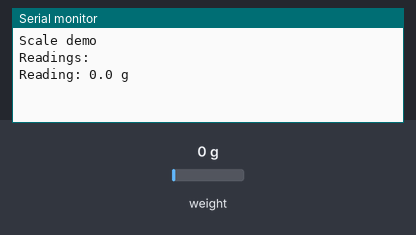
A sketch run on a simulated Arduino Uno, built with avr-gcc and run on an emulated ATmega328P. Parts: the last lines printed to the serial monitor. The inputs (shaded band) are chosen by the test bench; at power-on: weight on the scale 0 g.

Above: at 2.2 s.
2.3 s: weight on the scale set to 100 g
At 3.5 s:
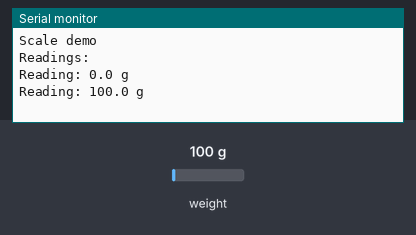
3.8 s: weight on the scale set to 1250 g
At 5.1 s:
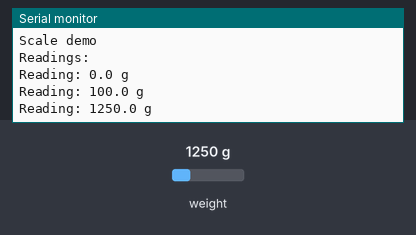
Timing chart, 0 to 6.8 s (numbered marks = the images above; inputs shaded):
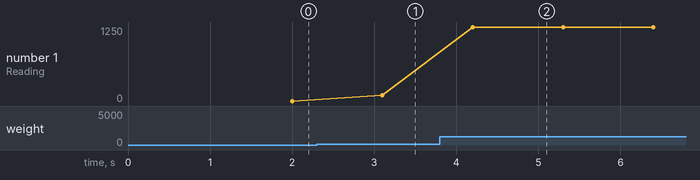

Measured:
- after the input at 2.3 s, the serial monitor: prints a new line after 0.80 s (image 1)
- after the input at 3.8 s, the serial monitor: prints a new line after 0.40 s (image 2)
- plotted number 1: 0 → 100 after the input at 2.3 s, 100 → 1250 after the input at 3.8 s

The sketch:

weight.ino
```cpp
/*
 This code reads the value from the load cell.
 Use the other sketch to find the calibration factor first.

 This example is based on the code from SparkFun HX711 breakout board with a scale
 by SparkFun Electronics: https://github.com/sparkfun/HX711-Load-Cell-Amplifier

 This example code uses bogde's library: https://github.com/bogde/HX711

 Arduino Uno setup:
 digital pin 2 -> HX711 CLK
 digital 3 -> DOUT
 5V -> VCC
 GND -> GND
 WemosD1mini setup:
 digital pin 2 -> HX711 CLK
 digital 3 -> DOUT
 3.3V -> VCC
 GND -> GND
 Adafruit Feather Huzzah ESP 8266 setup:
 SCL -> HX711 CLK
 SDA -> DOUT
 3V -> VCC
 GND -> GND

*/

#include "HX711.h"

#define calibration_factor 2007.0 //Use value from calibration sketch

// Use the following for Arduino Uno:
#define DOUT  3
#define CLK  2
// Use the following for WemosD1mini:
//#define DOUT  D3
//#define CLK  D2
// Use the following for Adafruit Huzzah:
//#define DOUT  4
//#define CLK  5

HX711 scale(DOUT, CLK);

void setup() {
  // Use the following for Arduino:
  //Serial.begin(9600);
  // Use the following for Adafruit Huzzah or WemosD1mini:
  Serial.begin(115200);

  Serial.println("Scale demo");

  scale.set_scale(calibration_factor); //This value is obtained by using the SparkFun_HX711_Calibration sketch
  scale.tare();  //Assuming there is no weight on the scale at start up, reset the scale to 0

  Serial.println("Readings:");
}

void loop() {
  delay(1000);

  Serial.print("Reading: ");
  Serial.print(scale.get_units(), 1); //scale.get_units() returns a float
  Serial.print(" g"); //Use same units as those used when calibrating
  Serial.println();
}
```
